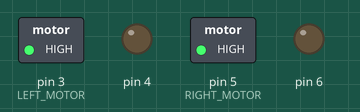
Simulated run of this sketch. Board: Arduino Uno, built with avr-gcc and run on an emulated ATmega328P. On the bench: switched loads named in the sketch (green lamp = pin HIGH), output pins drawn as LEDs (lit = HIGH).

Above: at 1.0 s.
At 3.0 s:
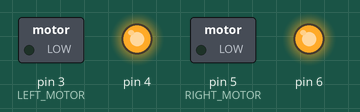
Timing chart, 0 to 5.2 s (numbered marks = the images above):
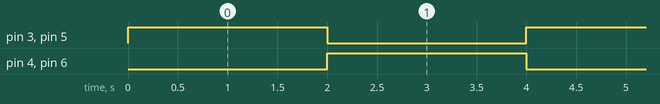

The sketch:

l2988_check.ino
```cpp
void setup()
{
 pinMode(3,OUTPUT);     //LEFT MOTOR
 pinMode(4,OUTPUT);
 pinMode(5,OUTPUT);     //RIGHT MOTOR
 pinMode(6,OUTPUT);
}

void loop()
{//FORWARD
  digitalWrite(3,HIGH);
  digitalWrite(4,LOW);
  digitalWrite(5,HIGH);
  digitalWrite(6,LOW);
  delay(2000);

//BACKWARD
  digitalWrite(3,LOW);
  digitalWrite(4,HIGH);
  digitalWrite(5,LOW);
  digitalWrite(6,HIGH);
  delay(2000);

}
```

Measured:
- by itself, pin 3 (LEFT_MOTOR), pin 4, pin 5 (RIGHT_MOTOR), pin 6: alternates HIGH for 2.0 s and LOW for 2.0 s
